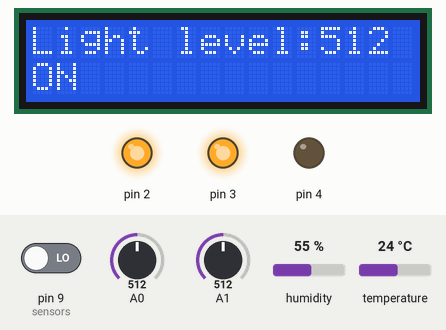
This sketch was run on a simulated Arduino Uno, built with avr-gcc and run on an emulated ATmega328P. Parts: 16×2 character LCD, output pins drawn as LEDs (lit = HIGH). The inputs (shaded band) are chosen by the test bench; at power-on: humidity 55 %, temperature 24 °C, A0 = 512, A1 = 512, pin 9 (sensors) LOW.

Above: at 2.7 s.
2.8 s: humidity set to 68 %
At 7.6 s:
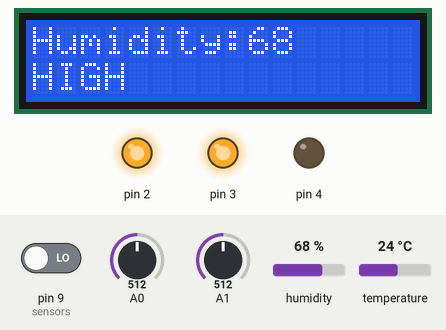
9.3 s: temperature set to 33 °C
At 13.3 s:
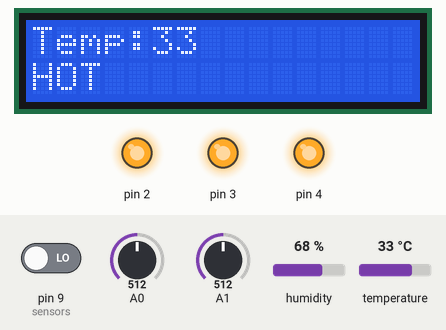
15.8 s: A0 set to 317
At 19.1 s:
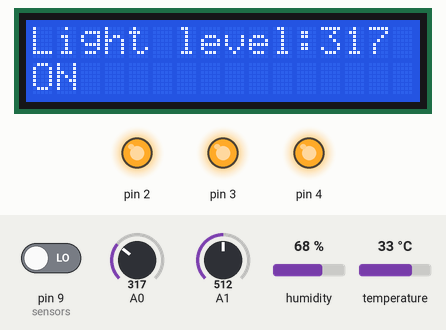
22.2 s: A0 set to 285
At 25.9 s:
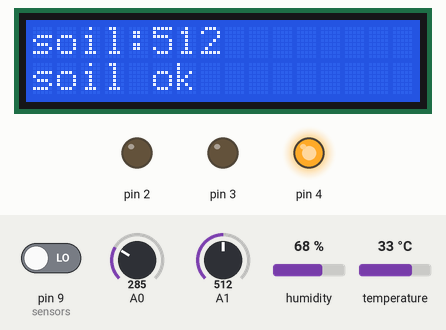
28.4 s: A1 set to 309
At 34.1 s:
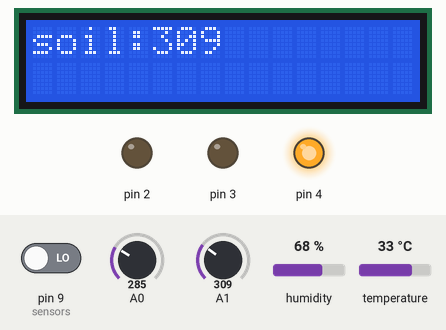
34.5 s: A1 set to 281
At 42.6 s:
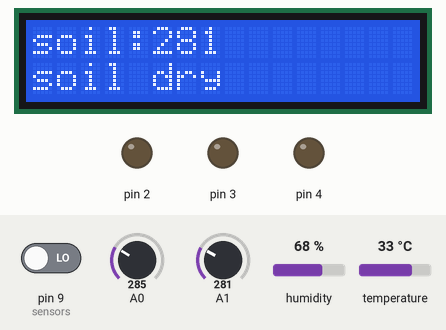
Timing chart, 0 to 44.1 s (numbered marks = the images above; inputs shaded):
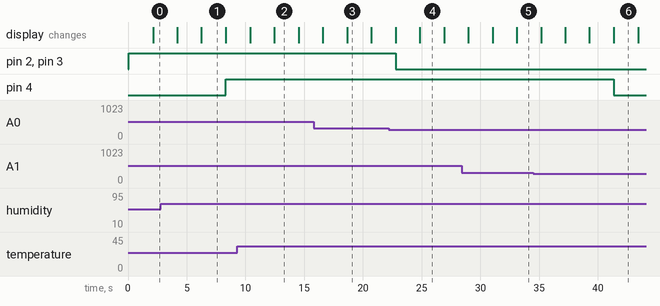

The sketch:

senychak.ino
```cpp
#include <Wire.h>
#include <LiquidCrystal_I2C.h>
#include <DHT.h>

int LIGHT = 0;
int PAGE = 0;
int TEMP = 0;
int HUMI = 0;
int SOIL = 0;
//Fixed by RoboCode
LiquidCrystal_I2C lcd_27(0x27, 16, 2);

DHT dht_pin_6 (6, DHT11);

DHT DHT_pin_6 (6, DHT11);
int a;

void beep();
void temp();
void sensors();
void light();
void humi();
void soil();
void water();

void setup()
{
  lcd_27.begin ();
  lcd_27.backlight();
  pinMode(4, OUTPUT);
  pinMode(2, OUTPUT);
  pinMode(3, OUTPUT);
  dht_pin_6.begin();
  DHT_pin_6.begin();
  pinMode(9, INPUT);
  LIGHT = 0;
  PAGE = 0;
  TEMP = 0;
  HUMI = 0;
  SOIL = 0;
}

void loop()
{
  sensors();
  if (PAGE == 0)
  {
    light();
  }
  if (PAGE == 1)
  {
    temp();
  }
  if (PAGE == 2)
  {
    humi();
  }
  if (PAGE == 3)
  {
    soil();
  }
  PAGE = ( PAGE + 1 );
  if (PAGE > 3)
  {
    PAGE = 0;
  }
}

void soil()
{
  lcd_27.setCursor(1-1, 1-1);
  lcd_27.print( "soil:" );
  lcd_27.print( SOIL );
  if (SOIL > 500)
  {
    lcd_27.setCursor(1-1, 2-1);
    lcd_27.print( "soil ok" );
    digitalWrite(4, HIGH);
  }
  if (SOIL < 300)
  {
    lcd_27.setCursor(1-1, 2-1);
    lcd_27.print( "soil dry" );
    digitalWrite(4, LOW);
  }
}

void light()
{
  lcd_27.setCursor(1-1, 1-1);
  lcd_27.print( "Light level:" );
  lcd_27.print( LIGHT );
  if (LIGHT > 300)
  {
    lcd_27.setCursor(1-1, 2-1);
    lcd_27.print( "ON" );
  }
  else
  {
    lcd_27.setCursor(1-1, 2-1);
    lcd_27.print( "OFF" );
  }
}

void sensors()
{
  LIGHT = analogRead(0);
  if (LIGHT > 300)
  {
    digitalWrite(2, HIGH);
    digitalWrite(3, HIGH);
  }
  else
  {
    digitalWrite(2, LOW);
    digitalWrite(3, LOW);
  }
  TEMP = dht_pin_6.readTemperature();
  HUMI = DHT_pin_6.readHumidity();
  SOIL = analogRead(1);
  delay(2000);
  lcd_27.clear();
  if (digitalRead(9))
  {
    beep();
    water();
  }
}

void beep()
{
  for (a=1; a<= ( 3 ); ++a )
  {
    analogWrite(5, 10);
    delay(50);
    analogWrite(5, 0);
    delay(50);
  }
}

void humi()
{
  lcd_27.setCursor(1-1, 1-1);
  lcd_27.print( "Humidity:" );
  lcd_27.print( HUMI );
  if (HUMI > 65)
  {
    lcd_27.setCursor(1-1, 2-1);
    lcd_27.print( "HIGH" );
  }
  else
  {
    lcd_27.setCursor(1-1, 2-1);
    lcd_27.print( "OK" );
  }
}

void water()
{
  digitalWrite(4, LOW);
  delay(1500);
  digitalWrite(4, HIGH);
}

void temp()
{
  lcd_27.setCursor(1-1, 1-1);
  lcd_27.print( "Temp:" );
  lcd_27.print( TEMP );
  if (TEMP > 28)
  {
    lcd_27.setCursor(1-1, 2-1);
    lcd_27.print( "HOT" );
  }
  else
  {
    lcd_27.setCursor(1-1, 2-1);
    lcd_27.print( "OK" );
  }
}
```

Measured:
- the behaviour switches between 301 and 300 on A0 (found by bisection; images 3 and 4)
- the behaviour switches between 300 and 299 on A1 (found by bisection; images 5 and 6)
- after the input at 2.8 s, the display: first differs from a run without the input after 3.5 s (image 1)
- after the input at 9.3 s, the display: first differs from a run without the input after 3.2 s (image 2)
- after the input at 22.2 s, pin 2, pin 3: HIGH → LOW after 0.58 s
- after the input at 28.4 s, the display: first differs from a run without the input after 4.7 s (image 5)
- after the input at 34.5 s, pin 4: HIGH → LOW after 6.9 s; the display: first differs from a run without the input after 6.9 s (image 6)
